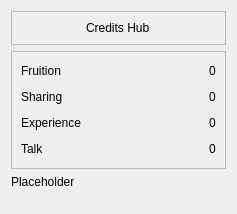
<?xml version="1.0" encoding="UTF-8"?>
<ui version="4.0">
 <class>SimpleObjectivesWidget</class>
 <widget class="QWidget" name="SimpleObjectivesWidget">
  <property name="geometry">
   <rect>
    <x>0</x>
    <y>0</y>
    <width>237</width>
    <height>214</height>
   </rect>
  </property>
  <property name="windowTitle">
   <string>Form</string>
  </property>
  <layout class="QVBoxLayout" name="verticalLayout">
   <item>
    <widget class="QFrame" name="frame">
     <property name="frameShape">
      <enum>QFrame::StyledPanel</enum>
     </property>
     <property name="frameShadow">
      <enum>QFrame::Raised</enum>
     </property>
     <layout class="QVBoxLayout" name="verticalLayout_2">
      <item alignment="Qt::AlignHCenter|Qt::AlignVCenter">
       <widget class="QLabel" name="label">
        <property name="text">
         <string>Credits Hub</string>
        </property>
       </widget>
      </item>
     </layout>
    </widget>
   </item>
   <item>
    <widget class="QFrame" name="frame">
     <property name="frameShape">
      <enum>QFrame::StyledPanel</enum>
     </property>
     <layout class="QGridLayout" name="gridLayout">
      <item row="2" column="2">
       <widget class="QLabel" name="exp_nb_lbl">
        <property name="text">
         <string>0</string>
        </property>
       </widget>
      </item>
      <item row="1" column="0">
       <widget class="QLabel" name="sharing_lbl">
        <property name="text">
         <string>Sharing</string>
        </property>
       </widget>
      </item>
      <item row="3" column="0">
       <widget class="QLabel" name="talk_lbl">
        <property name="text">
         <string>Talk</string>
        </property>
       </widget>
      </item>
      <item row="0" column="2">
       <widget class="QLabel" name="fruition_nb_lbl">
        <property name="text">
         <string>0</string>
        </property>
       </widget>
      </item>
      <item row="2" column="0">
       <widget class="QLabel" name="exp_lbl">
        <property name="text">
         <string>Experience</string>
        </property>
       </widget>
      </item>
      <item row="0" column="0">
       <widget class="QLabel" name="fruition_lbl">
        <property name="text">
         <string>Fruition</string>
        </property>
       </widget>
      </item>
      <item row="1" column="2">
       <widget class="QLabel" name="sharing_nb_lbl">
        <property name="text">
         <string>0</string>
        </property>
       </widget>
      </item>
      <item row="3" column="2">
       <widget class="QLabel" name="talk_nb_lbl">
        <property name="text">
         <string>0</string>
        </property>
       </widget>
      </item>
      <item row="0" column="1">
       <spacer name="horizontalSpacer">
        <property name="orientation">
         <enum>Qt::Horizontal</enum>
        </property>
        <property name="sizeHint" stdset="0">
         <size>
          <width>40</width>
          <height>20</height>
         </size>
        </property>
       </spacer>
      </item>
      <item row="1" column="1">
       <spacer name="horizontalSpacer_2">
        <property name="orientation">
         <enum>Qt::Horizontal</enum>
        </property>
        <property name="sizeHint" stdset="0">
         <size>
          <width>40</width>
          <height>20</height>
         </size>
        </property>
       </spacer>
      </item>
      <item row="2" column="1">
       <spacer name="horizontalSpacer_3">
        <property name="orientation">
         <enum>Qt::Horizontal</enum>
        </property>
        <property name="sizeHint" stdset="0">
         <size>
          <width>40</width>
          <height>20</height>
         </size>
        </property>
       </spacer>
      </item>
      <item row="3" column="1">
       <spacer name="horizontalSpacer_4">
        <property name="orientation">
         <enum>Qt::Horizontal</enum>
        </property>
        <property name="sizeHint" stdset="0">
         <size>
          <width>40</width>
          <height>20</height>
         </size>
        </property>
       </spacer>
      </item>
     </layout>
    </widget>
   </item>
   <item>
    <widget class="QLabel" name="credits_lbl">
     <property name="text">
      <string>Placeholder</string>
     </property>
    </widget>
   </item>
   <item>
    <spacer name="verticalSpacer">
     <property name="orientation">
      <enum>Qt::Vertical</enum>
     </property>
     <property name="sizeHint" stdset="0">
      <size>
       <width>20</width>
       <height>40</height>
      </size>
     </property>
    </spacer>
   </item>
   <item>
    <spacer name="verticalSpacer_2">
     <property name="orientation">
      <enum>Qt::Vertical</enum>
     </property>
     <property name="sizeHint" stdset="0">
      <size>
       <width>20</width>
       <height>40</height>
      </size>
     </property>
    </spacer>
   </item>
  </layout>
 </widget>
 <resources/>
 <connections/>
</ui>
